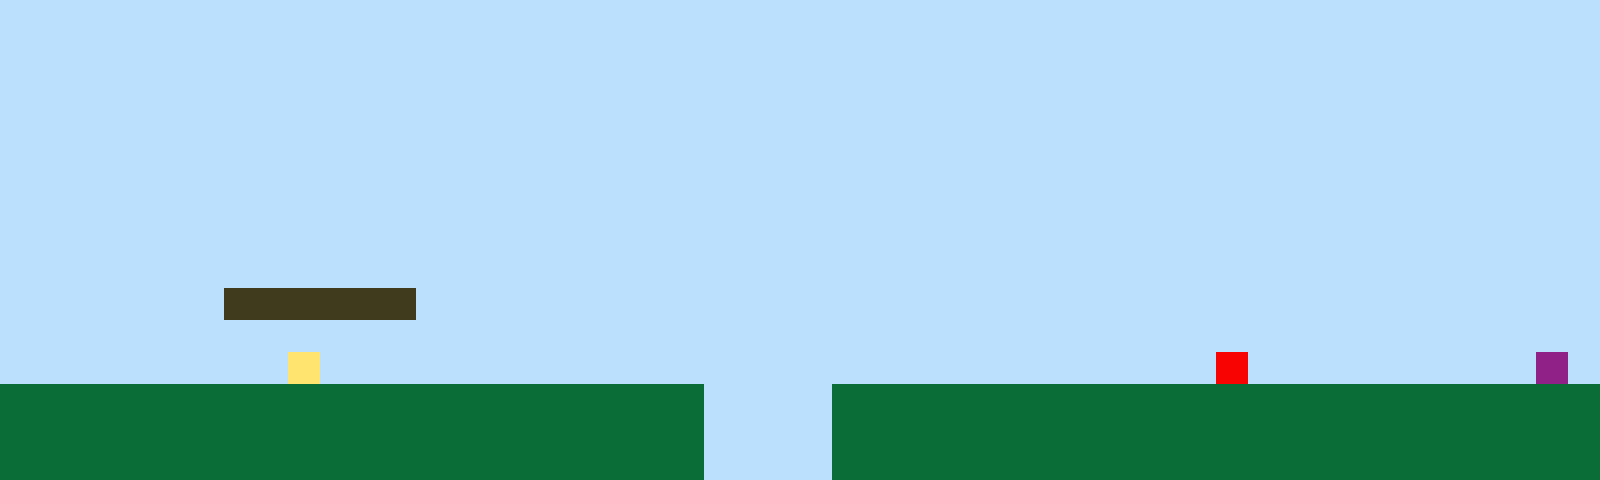

Tiled map render using the project's own tile images. Description and the whole map definition, tile-layer contents included, below:
An orthogonal 50x15 tile map with 32x32 px tiles, 1 tile layer (Tile Layer 1).

<map version="1.10" tiledversion="1.11.2" orientation="orthogonal" renderorder="right-up" width="50" height="15" tilewidth="32" tileheight="32" infinite="0" nextlayerid="2" nextobjectid="1"><editorsettings><export target="map1.csv" format="csv" /></editorsettings><tileset firstgid="1" name="sprites" tilewidth="32" tileheight="32" tilecount="6" columns="3"><image source="sprites.png" width="96" height="64" /></tileset><layer id="1" name="Tile Layer 1" width="50" height="15"><data encoding="csv">1,1,1,1,1,1,1,1,1,1,1,1,1,1,1,1,1,1,1,1,1,1,1,1,1,1,1,1,1,1,1,1,1,1,1,1,1,1,1,1,1,1,1,1,1,1,1,1,1,1,1,1,1,1,1,1,1,1,1,1,1,1,1,1,1,1,1,1,1,1,1,1,1,1,1,1,1,1,1,1,1,1,1,1,1,1,1,1,1,1,1,1,1,1,1,1,1,1,1,1,1,1,1,1,1,1,1,1,1,1,1,1,1,1,1,1,1,1,1,1,1,1,1,1,1,1,1,1,1,1,1,1,1,1,1,1,1,1,1,1,1,1,1,1,1,1,1,1,1,1,1,1,1,1,1,1,1,1,1,1,1,1,1,1,1,1,1,1,1,1,1,1,1,1,1,1,1,1,1,1,1,1,1,1,1,1,1,1,1,1,1,1,1,1,1,1,1,1,1,1,1,1,1,1,1,1,1,1,1,1,1,1,1,1,1,1,1,1,1,1,1,1,1,1,1,1,1,1,1,1,1,1,1,1,1,1,1,1,1,1,1,1,1,1,1,1,1,1,1,1,1,1,1,1,1,1,1,1,1,1,1,1,1,1,1,1,1,1,1,1,1,1,1,1,1,1,1,1,1,1,1,1,1,1,1,1,1,1,1,1,1,1,1,1,1,1,1,1,1,1,1,1,1,1,1,1,1,1,1,1,1,1,1,1,1,1,1,1,1,1,1,1,1,1,1,1,1,1,1,1,1,1,1,1,1,1,1,1,1,1,1,1,1,1,1,1,1,1,1,1,1,1,1,1,1,1,1,1,1,1,1,1,1,1,1,1,1,1,1,1,1,1,1,1,1,1,1,1,1,1,1,1,1,1,1,1,1,1,1,1,1,1,1,1,1,1,1,1,1,1,1,1,1,1,1,1,1,1,1,1,1,1,1,1,1,1,1,1,1,1,1,1,1,1,1,1,1,1,1,1,1,1,1,1,1,1,1,1,1,1,1,1,1,1,1,1,1,1,1,1,1,1,1,1,1,1,1,3,3,3,3,3,3,1,1,1,1,1,1,1,1,1,1,1,1,1,1,1,1,1,1,1,1,1,1,1,1,1,1,1,1,1,1,1,1,1,1,1,1,1,1,1,1,1,1,1,1,1,1,1,1,1,1,1,1,1,1,1,1,1,1,1,1,1,1,1,1,1,1,1,1,1,1,1,1,1,1,1,1,1,1,1,1,1,1,1,1,1,1,1,1,1,1,1,1,1,1,1,1,4,1,1,1,1,1,1,1,1,1,1,1,1,1,1,1,1,1,1,1,1,1,1,1,1,1,1,1,1,5,1,1,1,1,1,1,1,1,1,6,1,2,2,2,2,2,2,2,2,2,2,2,2,2,2,2,2,2,2,2,2,2,2,1,1,1,1,2,2,2,2,2,2,2,2,2,2,2,2,2,2,2,2,2,2,2,2,2,2,2,2,2,2,2,2,2,2,2,2,2,2,2,2,2,2,2,2,2,2,2,2,2,2,1,1,1,1,2,2,2,2,2,2,2,2,2,2,2,2,2,2,2,2,2,2,2,2,2,2,2,2,2,2,2,2,2,2,2,2,2,2,2,2,2,2,2,2,2,2,2,2,2,2,1,1,1,1,2,2,2,2,2,2,2,2,2,2,2,2,2,2,2,2,2,2,2,2,2,2,2,2</data></layer></map>
